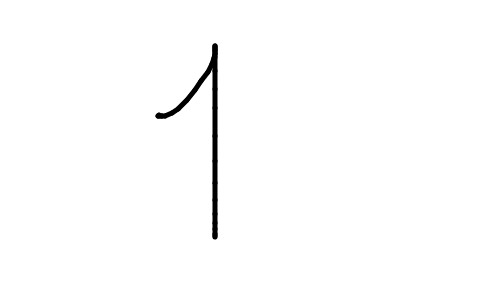
#> input picture my-test-image.jpg, 500 x 300 px; its folder holds only this picture in this run
$ python -i segmentacao.py   (imports and definitions only)
#> lines starting #> are read from the running program, lines starting #| are printed output that depends on the picture; after the words box and inside, x2 and y2 are one past the last pixel; in counts of white or black regions, pixels touching at a corner belong together
 # Bibliotecas
import cv2
import os
import numpy as np
from imutils import contours

def verificar_pasta(caminho):
    # Verificar se pasta Repositorio existe
    if os.path.isdir(caminho) == False:
        os.mkdir(caminho)

def deletar_arquivos(caminho):
    filelist = [f for f in os.listdir(caminho)]
    for f in filelist:
        os.remove(os.path.join(caminho , f))

def executar_segmentacao(imagem):

    # Caminho
    path = os.getcwd()
    caminho = path + r"\tools\.temp_images"

    verificar_pasta(caminho)
    deletar_arquivos(caminho)

    # Imagem com os dados
    img = cv2.imread(imagem)
#> img is the input picture: shape (300, 500, 3); min 0, max 255, mean 252.6

    # Pre-Processamento
    # Imagem em tons de cinza
    gray = cv2.cvtColor(img, cv2.COLOR_BGR2GRAY)

    # Filtro de suavizacao
    img_blur = ROI = cv2.medianBlur(gray, 3)


    # Detectcao de bordas
    edges = cv2.Canny(img_blur, 50, 255)
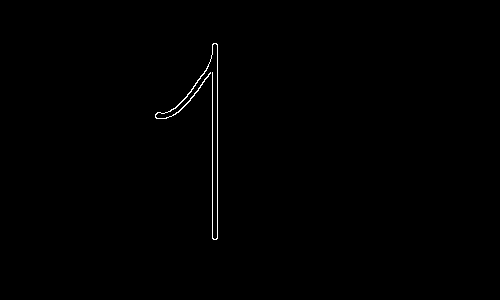
#> edges: shape (300, 500); 0.4% white in thin lines or dots, all inside (x1, y1, x2, y2) = (155, 43, 218, 240)

    # Morfologia matematica
    kernel = np.ones((9,9), np.uint8)
    img_dilation = (cv2.dilate(edges, kernel, iterations=1))
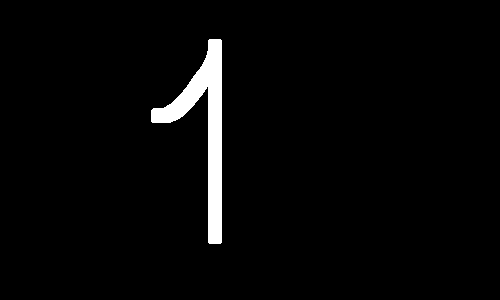
#> img_dilation: shape (300, 500); 2.8% white; 1 white region, box (x1, y1, x2, y2) and area: (151, 39, 222, 244) 4183

    #Imagem final
    img_final = img_blur

    # Segementacao
    ret,thresh1 = cv2.threshold(img_final,127,255,cv2.THRESH_BINARY)
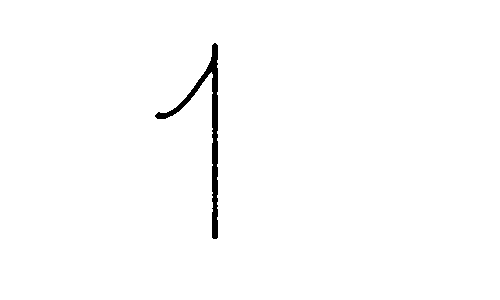
#> thresh1: shape (300, 500); 99% white; 1 black region

    # Localizar contornos
    # cv2.RETR_TREE -> recupera todos os contornos e reconstrói uma hierarquia completa de contornos aninhados.
    # cv2.CHAIN_APPROX_SIMPLE -> Armazena apenas os pontos iniciais e finais dos contornos detectados.
    cnts = cv2.findContours(img_dilation, cv2.RETR_TREE, cv2.CHAIN_APPROX_SIMPLE)
#> cnts = 1 contour; box (x1, y1, x2, y2) and area: (151, 39, 222, 244) 3912
    cnts = cnts[0] if len(cnts) == 2 else cnts[1]
    # Ordenacao dos contornos encontrados
    (cnts, _) = contours.sort_contours(cnts, method='left-to-right')

    ROI_number = 0
    for c in cnts:
        # Calcular a area encontrada nos contornos. Se area maior que 1100 provavelmente e um numero
        area = cv2.contourArea(c)
        if area > 1100 :
            x,y,w,h = cv2.boundingRect(c)  # Coordenadas dos contornos
            #cv2.rectangle(img, (x - 1, y - 1), (x + 1 + w, y + 1 + h), (0, 0, 255), 1) # Selecionar um retangulo
            ROI = thresh1[y-5:y+h+5, x-10:x+w+10]
            ROI = cv2.resize(ROI, (250,250), interpolation = cv2.INTER_AREA) # Salvar a imagem 1000x1000 (Modelo treinado MNIST)
            #cv2.drawContours(img, [c], -1, (0,255,0), -1) # Desenhar o contorno localizado
            #ROI = cv2.bitwise_not(ROI)
            ROI = cv2.copyMakeBorder(ROI, 100, 100, 100, 100, cv2.BORDER_CONSTANT, value=[255, 255, 255])
            cv2.imwrite(path + f'\\tools\.temp_images\\img_{ROI_number}.jpg', ROI)
            ROI_number += 1
#> this loop made 1 pass
#> (area, x, y, w, h, ROI_number) on pass 1: (3912.5, 151, 39, 71, 205, 1)
#> pass 1, in executar_segmentacao, `ROI = thresh1[y-5:y+h+5, x-10:x+w+10]`:
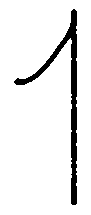
#> ROI: shape (215, 91); 92.2% white; 1 black region, box (x1, y1, x2, y2) and area: (14, 9, 77, 205) 1526
#> pass 1, in executar_segmentacao, `ROI = cv2.resize(ROI, (250,250), interpolation = cv2.INTER_AREA)`:
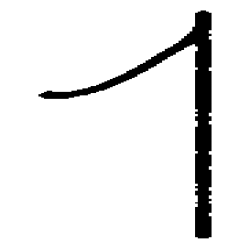
#> ROI: shape (250, 250); min 0, max 255, mean 235.1
#> pass 1, in executar_segmentacao, `ROI = cv2.copyMakeBorder(ROI, 100, 100, 100, 100, cv2.BORDER_CONSTANT,..`:
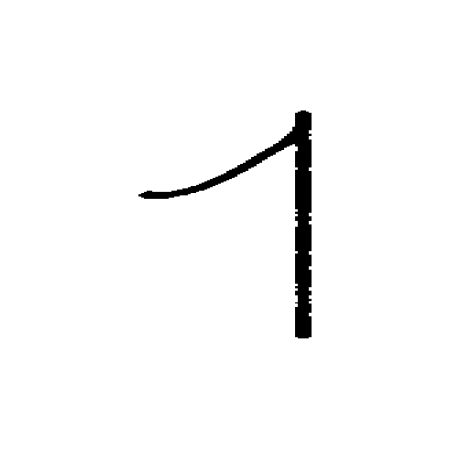
#> ROI: shape (450, 450); min 0, max 255, mean 248.9
#> after the loop, ROI_number = 1

>>> result = executar_segmentacao('my-test-image.jpg')
